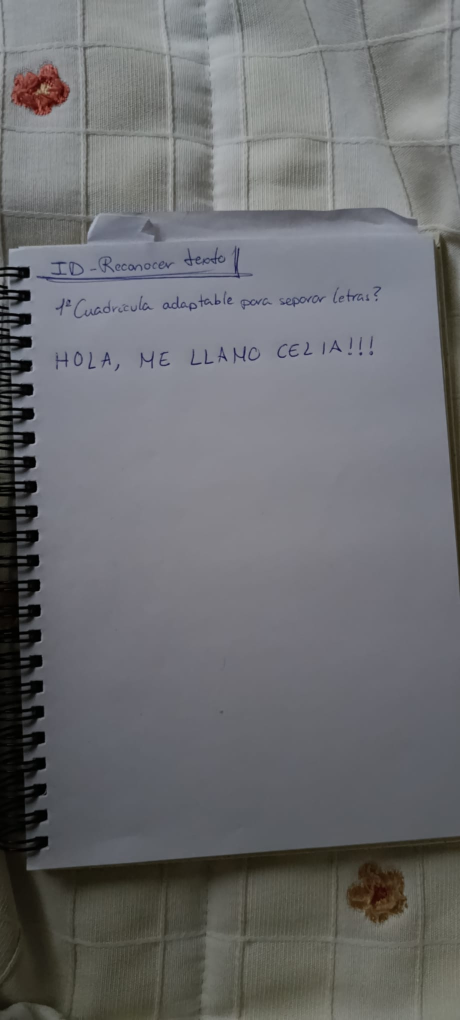
#> input picture imgs/textoprueba.jpeg, 920 x 2040 px (shown at 1/2 size)
$ python -i procesarHoja.py   (imports and definitions only)
#> lines starting #> are read from the running program, lines starting #| are printed output that depends on the picture; after the words box and inside, x2 and y2 are one past the last pixel; in counts of white or black regions, pixels touching at a corner belong together
#> further down, picture is the input picture: shape (2040, 920, 3); mean B, G, R 112.1, 109.5, 108.7
import cv2
import numpy as np
import config

# umbral = config.UMBRAL
porcentaje_error = config.PORCENTAJE_ERROR

# areas de las letras
area_min = config.AREA_MIN
area_max = config.AREA_MAX
margen = config.MARGEN #  pixeles que se ignoran

# tam de hoja enderezada
ancho_hoja = config.ANCHO_HOJA
alto_hoja = config.ALTO_HOJA
dest = np.array([[0, 0], [ancho_hoja, 0], [ancho_hoja, alto_hoja], [0, alto_hoja]], dtype=np.float32)

fuente = cv2.FONT_HERSHEY_SIMPLEX
color = (255, 0, 0)
color_texto = (0, 0, 255)
grosor = 1
escala = 1
texto = ""

def detectar_hoja(frame):
    frame_byn = cv2.cvtColor(frame, cv2.COLOR_BGR2GRAY)
    frame_blur = cv2.GaussianBlur(frame_byn, (5, 5), 0)
    _, frame_bin = cv2.threshold(frame_blur, 0, 255, cv2.THRESH_BINARY + cv2.THRESH_OTSU)
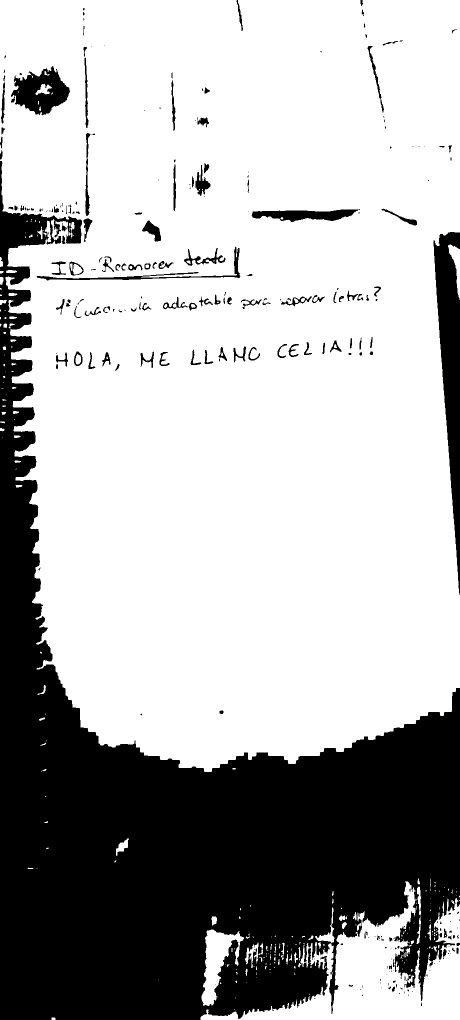
#> frame_bin: shape (2040, 920) (shown at 1/2 size); 69.5% white; 261 black regions (136 under 20 px)

    contornos, _ = cv2.findContours(frame_bin, cv2.RETR_EXTERNAL, cv2.CHAIN_APPROX_SIMPLE)
#> contornos = 236 contours, 186 with area under 20; largest, box (x1, y1, x2, y2) and area: (0, 0, 920, 1544) 1265566, (401, 1762, 920, 2040) 48738, (403, 1859, 488, 2012) 5432, (896, 489, 920, 600) 936, (630, 1815, 669, 1886) 489

    # si no hay contornos encontrados hace return
    if len(contornos) == 0:
        return None

    # coge el mayor contorno encontrado
    contorno = max(contornos, key = cv2.contourArea)
#> contorno = contour of 1592 points, box (x1, y1, x2, y2) (0, 0, 920, 1544), area 1265566

    # si la hoja ocupa muy poco hace return
    # if cv2.contourArea(contorno) < 0.1 * frame.shape[0] * frame.shape[1]:
    #     return None

    margen_error = porcentaje_error * cv2.arcLength(contorno, True)
#> margen_error = 142.6
    contorno_aprox = cv2.approxPolyDP(contorno, margen_error, True)
#> contorno_aprox = [[0, 0], [73, 1338], [409, 1543], [902, 1423], [919, 0]]

    # cv2.drawContours(frame, [contorno_aprox], 0, color, grosor)

    # la hoja debe tener 4 vertices
    if len(contorno_aprox) != 4:
        return None

    cv2.drawContours(frame, [contorno_aprox], 0, color, grosor)

    # esquinas ordenadas
    # suma x+y min -> arriba izq
    # suma x+y max -> abajo der
    # resta x-y min -> arriba der
    # resta x-y max -> abajo izq
    puntos = contorno_aprox.reshape(4, 2).astype(np.float32)
    suma = puntos.sum(axis=1)
    resta = np.diff(puntos, axis=1).ravel()
    esquinas = np.array([puntos[np.argmin(suma)], puntos[np.argmin(resta)], puntos[np.argmax(suma)], puntos[np.argmax(resta)]], dtype = np.float32)

    return esquinas

def enderezarHoja(frame, esquinas):
    matriz = cv2.getPerspectiveTransform(esquinas, dest)
    return cv2.warpPerspective(frame, matriz, (ancho_hoja, alto_hoja))


def encontrarCortorno(frame, frame_filtrada):
    # _, frame_umbral = cv2.threshold(frame_filtrada, umbral, 255, cv2.THRESH_BINARY_INV)
    # contornos, _ = cv2.findContours(frame_umbral, cv2.RETR_CCOMP, cv2.CHAIN_APPROX_SIMPLE)

    frame_umbral = frame_filtrada.copy()

    # se quita el margen para que no cuente como letra poniendo 0s
    frame_umbral[:margen, :] = 0
    frame_umbral[-margen:, :] = 0
    frame_umbral[:, :margen] = 0
    frame_umbral[:, -margen:] = 0

    contornos, _ = cv2.findContours(frame_umbral, cv2.RETR_EXTERNAL, cv2.CHAIN_APPROX_SIMPLE)

    cajas = []
    for contorno in contornos:
        area = cv2.contourArea(contorno)
        if area >= area_min and area < area_max:
            cajas.append(cv2.boundingRect(contorno))

    return cajas

>>> import cv2
>>> picture = cv2.imread('../imgs/textoprueba.jpeg')
>>> result = detectar_hoja(picture)
